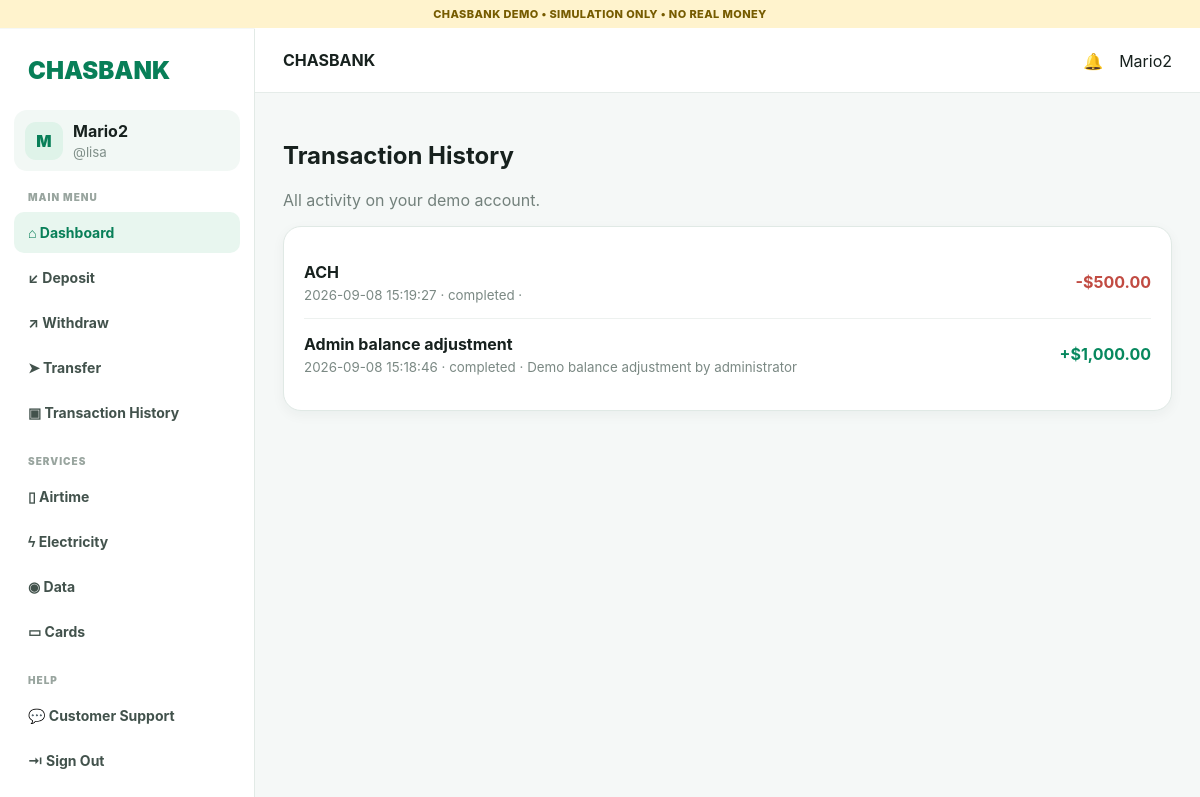
The app's page /history (signed in) with its own data.
### tables this page shows
CREATE TABLE users(
      id INTEGER PRIMARY KEY AUTOINCREMENT,
      username TEXT UNIQUE NOT NULL,
      name TEXT NOT NULL,
      password_hash TEXT NOT NULL,
      pin_hash TEXT,
      balance REAL NOT NULL DEFAULT 0,
      status TEXT NOT NULL DEFAULT 'active',
      created_at TEXT NOT NULL
    );

CREATE TABLE transactions(
      id INTEGER PRIMARY KEY AUTOINCREMENT,
      user_id INTEGER NOT NULL,
      kind TEXT NOT NULL,
      amount REAL NOT NULL,
      direction TEXT NOT NULL,
      status TEXT NOT NULL DEFAULT 'completed',
      note TEXT,
      created_at TEXT NOT NULL
    );

### app.py (the view)
@app.route("/history")
def history():
    if not login_required(): return redirect(url_for("login"))
    c = conn(); tx = c.execute("SELECT * FROM transactions WHERE user_id=? ORDER BY id DESC", (user()["id"],)).fetchall(); c.close()
    return render_template("history.html", tx=tx)

### app.py (called while the page is built)
def conn():
    c = sqlite3.connect(DB)
    c.row_factory = sqlite3.Row
    return c

def user():
    uid = session.get("uid")
    if not uid:
        return None
    c = conn(); u = c.execute("SELECT * FROM users WHERE id=?", (uid,)).fetchone(); c.close()
    return u

@app.context_processor
def inject():
    return {"user": user()}

def login_required():
    return user() is not None

### templates/history.html
{% set show_app = true %}
{% extends "base.html" %}{% block content %}<h1>Transaction History</h1><p class="muted">All activity on your demo account.</p><div class="card">{% for t in tx %}<div class="row"><div><b>{{t["kind"]}}</b><small>{{t["created_at"]}} · {{t["status"]}} · {{t["note"]}}</small></div><strong class="{{t['direction']}}">{{"+" if t["direction"]=="credit" else "-"}}${{"{:,.2f}".format(t["amount"])}}</strong></div>{% else %}<p>No transactions.</p>{% endfor %}</div>{% endblock %}

### templates/base.html
<!doctype html><html><head><meta name="viewport" content="width=device-width,initial-scale=1"><title>CHASBANK</title>
<link rel="stylesheet" href="{{url_for('static',filename='style.css')}}"></head><body>
<div class="demo">CHASBANK DEMO • SIMULATION ONLY • NO REAL MONEY</div>
{% if user %}
<div class="shell"><aside class="sidebar">
<div class="logo">CHASBANK</div><div class="profile"><div class="avatar">{{user["name"][0]|upper}}</div><div><b>{{user["name"]}}</b><small>@{{user["username"]}}</small></div></div>
<div class="label">MAIN MENU</div>
{% if user["username"]=="admin" %}<a class="nav active" href="/admin">⌂ Admin Dashboard</a><a class="nav" href="/admin#customers">👥 Registered Customers</a><a class="nav" href="/admin#generate">＋ Generate Funds</a><a class="nav" href="/admin#transactions">▣ Customer History</a><a class="nav" href="/admin#transfers">➤ Transfers & Receipts</a><div class="label">SUPPORT</div><a class="nav" href="/admin#support">💬 Customer Service</a>{% else %}<a class="nav active" href="/dashboard">⌂ Dashboard</a><a class="nav" href="/dashboard#deposit">↙ Deposit</a><a class="nav" href="/dashboard#withdraw">↗ Withdraw</a><a class="nav" href="/dashboard#transfer">➤ Transfer</a><a class="nav" href="/history">▣ Transaction History</a><div class="label">SERVICES</div><a class="nav" href="/dashboard">▯ Airtime</a><a class="nav" href="/dashboard">ϟ Electricity</a><a class="nav" href="/dashboard">◉ Data</a><a class="nav" href="/dashboard">▭ Cards</a><div class="label">HELP</div><a class="nav" href="/dashboard#support">💬 Customer Support</a>{% endif %}
<div class="bottom"><a class="nav" href="/logout">⇥ Sign Out</a></div></aside>
<section class="content"><header class="top"><button class="hamb" onclick="document.querySelector('.sidebar').classList.toggle('open')">☰</button><b>CHASBANK</b><span>🔔　{{user["name"]}}</span></header>
{% else %}<nav class="public"><b>CHASBANK</b><a href="/login">Sign in</a><a class="public-signup" href="/signup">Create account</a></nav><section class="content public-content">{% endif %}
<main>{% with m=get_flashed_messages() %}{% if m %}<div class="flash">{{m[0]}}</div>{% endif %}{% endwith %}{% block content %}{% endblock %}</main></section></div>
</body></html>

### static/style.css (style rules this page uses)
* { box-sizing:border-box }
body { margin:0;font-family:Inter,Arial,sans-serif;background:#f5f8f7;color:#17211e }
.demo { text-align:center;background:#fff3cd;color:#765b00;font-size:11px;font-weight:800;padding:7px;letter-spacing:.4px;position:relative;z-index:30 }
.shell { min-height:calc(100vh - 29px) }
.sidebar { position:fixed;top:29px;bottom:0;width:255px;background:#fff;border-right:1px solid #e2eae6;padding:22px 14px;display:flex;flex-direction:column;z-index:20 }
.logo { font-size:24px;font-weight:900;color:#087f58;padding:5px 14px 25px }
.profile { display:flex;align-items:center;gap:10px;background:#f2f8f5;padding:11px;border-radius:13px }
.profile small { display:block;color:#81908a;margin-top:3px }
.avatar { width:38px;height:38px;border-radius:11px;background:#dff3e9;color:#087f58;display:grid;place-items:center;font-weight:900 }
.label { font-size:10px;letter-spacing:1px;font-weight:900;color:#99a59f;padding:20px 14px 7px }
.nav { display:block;text-decoration:none;color:#42524c;padding:12px 14px;border-radius:10px;margin:2px 0;font-weight:700;font-size:14px }
.nav:hover,.nav.active { background:#e8f6ef;color:#087f58 }
.bottom { margin-top:auto }
.content { margin-left:255px }
.top { height:65px;background:#fff;border-bottom:1px solid #e5ece9;display:flex;align-items:center;justify-content:space-between;padding:0 28px }
main { max-width:1160px;margin:auto;padding:28px }
.muted { color:#73817c }
.card { background:#fff;border:1px solid #e0e9e5;border-radius:18px;padding:20px;margin-bottom:26px;box-shadow:0 4px 13px #102b220c }
.row,.adminrow { display:flex;justify-content:space-between;align-items:center;gap:15px;padding:15px 0;border-bottom:1px solid #edf1ef }
.row:last-child,.adminrow:last-child { border-bottom:0 }
.row small,.adminrow small,.message small,.msg small { display:block;color:#7b8984;margin-top:5px }
.credit { color:#07885e }
.debit { color:#c14b42 }

### records on screen
users: name "M", name "Mario2", username "lisa"
transactions: kind "ACH", created_at "2026-09-08 15:19:27", status "completed", direction "-", amount "500.00"
transactions: kind "Admin balance adjustment", created_at "2026-09-08 15:18:46", status "completed", note "Demo balance adjustment by administrator", direction "+", amount "1,000.00"
